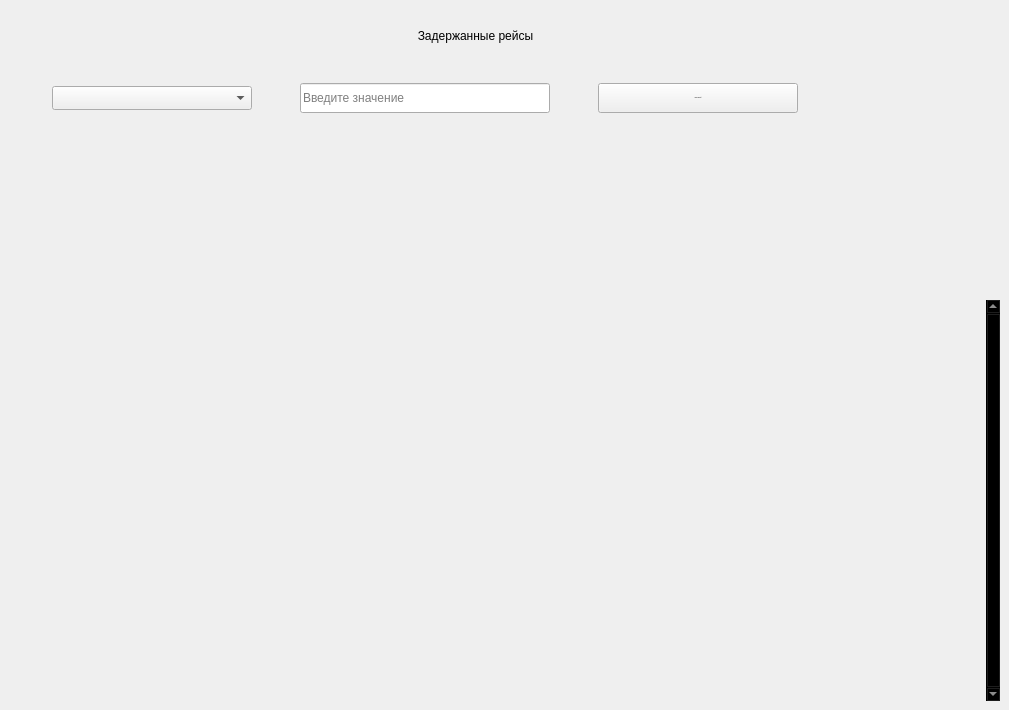
             <widget class="QWidget" name="reis_block_widget">
              <widget class="QTableView" name="table_reis_block">
               <property name="geometry">
                <rect>
                 <x>10</x>
                 <y>300</y>
                 <width>990</width>
                 <height>401</height>
                </rect>
               </property>
               <property name="sizePolicy">
                <sizepolicy hsizetype="Expanding" vsizetype="Expanding">
                 <horstretch>0</horstretch>
                 <verstretch>0</verstretch>
                </sizepolicy>
               </property>
               <property name="palette">
                <palette>
                 <active>
                  <colorrole role="WindowText">
                   <brush brushstyle="SolidPattern">
                    <color alpha="255">
                     <red>221</red>
                     <green>221</green>
                     <blue>221</blue>
                    </color>
                   </brush>
                  </colorrole>
                  <colorrole role="Button">
                   <brush brushstyle="SolidPattern">
                    <color alpha="0">
                     <red>0</red>
                     <green>0</green>
                     <blue>0</blue>
                    </color>
                   </brush>
                  </colorrole>
                  <colorrole role="Text">
                   <brush brushstyle="SolidPattern">
                    <color alpha="255">
                     <red>221</red>
                     <green>221</green>
                     <blue>221</blue>
                    </color>
                   </brush>
                  </colorrole>
                  <colorrole role="ButtonText">
                   <brush brushstyle="SolidPattern">
                    <color alpha="255">
                     <red>221</red>
                     <green>221</green>
                     <blue>221</blue>
                    </color>
                   </brush>
                  </colorrole>
                  <colorrole role="Base">
                   <brush brushstyle="NoBrush">
                    <color alpha="255">
                     <red>0</red>
                     <green>0</green>
                     <blue>0</blue>
                    </color>
                   </brush>
                  </colorrole>
                  <colorrole role="Window">
                   <brush brushstyle="SolidPattern">
                    <color alpha="0">
                     <red>0</red>
                     <green>0</green>
                     <blue>0</blue>
                    </color>
                   </brush>
                  </colorrole>
                  <colorrole role="PlaceholderText">
                   <brush brushstyle="SolidPattern">
                    <color alpha="128">
                     <red>221</red>
                     <green>221</green>
                     <blue>221</blue>
                    </color>
                   </brush>
                  </colorrole>
                 </active>
                 <inactive>
                  <colorrole role="WindowText">
                   <brush brushstyle="SolidPattern">
                    <color alpha="255">
                     <red>221</red>
                     <green>221</green>
                     <blue>221</blue>
                    </color>
                   </brush>
                  </colorrole>
                  <colorrole role="Button">
                   <brush brushstyle="SolidPattern">
                    <color alpha="0">
                     <red>0</red>
                     <green>0</green>
                     <blue>0</blue>
                    </color>
                   </brush>
                  </colorrole>
                  <colorrole role="Text">
                   <brush brushstyle="SolidPattern">
                    <color alpha="255">
                     <red>221</red>
                     <green>221</green>
                     <blue>221</blue>
                    </color>
                   </brush>
                  </colorrole>
                  <colorrole role="ButtonText">
                   <brush brushstyle="SolidPattern">
                    <color alpha="255">
                     <red>221</red>
                     <green>221</green>
                     <blue>221</blue>
                    </color>
                   </brush>
                  </colorrole>
                  <colorrole role="Base">
                   <brush brushstyle="NoBrush">
                    <color alpha="255">
                     <red>0</red>
                     <green>0</green>
                     <blue>0</blue>
                    </color>
                   </brush>
                  </colorrole>
                  <colorrole role="Window">
                   <brush brushstyle="SolidPattern">
                    <color alpha="0">
                     <red>0</red>
                     <green>0</green>
                     <blue>0</blue>
                    </color>
                   </brush>
                  </colorrole>
                  <colorrole role="PlaceholderText">
                   <brush brushstyle="SolidPattern">
                    <color alpha="128">
                     <red>221</red>
                     <green>221</green>
                     <blue>221</blue>
                    </color>
                   </brush>
                  </colorrole>
                 </inactive>
                 <disabled>
                  <colorrole role="WindowText">
                   <brush brushstyle="SolidPattern">
                    <color alpha="255">
                     <red>221</red>
                     <green>221</green>
                     <blue>221</blue>
                    </color>
                   </brush>
                  </colorrole>
                  <colorrole role="Button">
                   <brush brushstyle="SolidPattern">
                    <color alpha="0">
                     <red>0</red>
                     <green>0</green>
                     <blue>0</blue>
                    </color>
                   </brush>
                  </colorrole>
                  <colorrole role="Text">
                   <brush brushstyle="SolidPattern">
                    <color alpha="255">
                     <red>221</red>
                     <green>221</green>
                     <blue>221</blue>
                    </color>
                   </brush>
                  </colorrole>
                  <colorrole role="ButtonText">
                   <brush brushstyle="SolidPattern">
                    <color alpha="255">
                     <red>221</red>
                     <green>221</green>
                     <blue>221</blue>
                    </color>
                   </brush>
                  </colorrole>
                  <colorrole role="Base">
                   <brush brushstyle="NoBrush">
                    <color alpha="255">
                     <red>0</red>
                     <green>0</green>
                     <blue>0</blue>
                    </color>
                   </brush>
                  </colorrole>
                  <colorrole role="Window">
                   <brush brushstyle="SolidPattern">
                    <color alpha="0">
                     <red>0</red>
                     <green>0</green>
                     <blue>0</blue>
                    </color>
                   </brush>
                  </colorrole>
                  <colorrole role="PlaceholderText">
                   <brush brushstyle="SolidPattern">
                    <color alpha="128">
                     <red>221</red>
                     <green>221</green>
                     <blue>221</blue>
                    </color>
                   </brush>
                  </colorrole>
                 </disabled>
                </palette>
               </property>
               <property name="frameShape">
                <enum>QFrame::NoFrame</enum>
               </property>
               <property name="verticalScrollBarPolicy">
                <enum>Qt::ScrollBarAlwaysOn</enum>
               </property>
               <property name="sizeAdjustPolicy">
                <enum>QAbstractScrollArea::AdjustToContents</enum>
               </property>
               <property name="editTriggers">
                <set>QAbstractItemView::NoEditTriggers</set>
               </property>
               <property name="selectionMode">
                <enum>QAbstractItemView::SingleSelection</enum>
               </property>
               <property name="selectionBehavior">
                <enum>QAbstractItemView::SelectRows</enum>
               </property>
               <property name="showGrid">
                <bool>true</bool>
               </property>
               <property name="gridStyle">
                <enum>Qt::SolidLine</enum>
               </property>
               <property name="sortingEnabled">
                <bool>false</bool>
               </property>
               <attribute name="horizontalHeaderVisible">
                <bool>true</bool>
               </attribute>
               <attribute name="horizontalHeaderMinimumSectionSize">
                <number>100</number>
               </attribute>
               <attribute name="horizontalHeaderDefaultSectionSize">
                <number>500</number>
               </attribute>
               <attribute name="horizontalHeaderHighlightSections">
                <bool>true</bool>
               </attribute>
               <attribute name="verticalHeaderVisible">
                <bool>false</bool>
               </attribute>
               <attribute name="verticalHeaderCascadingSectionResizes">
                <bool>true</bool>
               </attribute>
               <attribute name="verticalHeaderDefaultSectionSize">
                <number>24</number>
               </attribute>
               <attribute name="verticalHeaderHighlightSections">
                <bool>false</bool>
               </attribute>
               <attribute name="verticalHeaderShowSortIndicator" stdset="0">
                <bool>false</bool>
               </attribute>
              </widget>
              <widget class="QWidget" name="horizontalLayoutWidget_5">
               <property name="geometry">
                <rect>
                 <x>10</x>
                 <y>80</y>
                 <width>831</width>
                 <height>36</height>
                </rect>
               </property>
               <layout class="QHBoxLayout" name="reis_block_searchlLayout">
                <item>
                 <widget class="QComboBox" name="reis_block_comboBox">
                  <property name="minimumSize">
                   <size>
                    <width>200</width>
                    <height>0</height>
                   </size>
                  </property>
                  <property name="maximumSize">
                   <size>
                    <width>200</width>
                    <height>16777215</height>
                   </size>
                  </property>
                  <property name="font">
                   <font>
                    <family>Segoe UI</family>
                    <pointsize>10</pointsize>
                    <italic>false</italic>
                    <bold>false</bold>
                   </font>
                  </property>
                  <property name="toolTipDuration">
                   <number>-1</number>
                  </property>
                  <property name="autoFillBackground">
                   <bool>false</bool>
                  </property>
                  <property name="styleSheet">
                   <string notr="true"/>
                  </property>
                  <property name="sizeAdjustPolicy">
                   <enum>QComboBox::AdjustToMinimumContentsLengthWithIcon</enum>
                  </property>
                  <property name="iconSize">
                   <size>
                    <width>16</width>
                    <height>16</height>
                   </size>
                  </property>
                  <property name="frame">
                   <bool>true</bool>
                  </property>
                  <item>
                   <property name="text">
                    <string/>
                   </property>
                  </item>
                  <item>
                   <property name="text">
                    <string>id_рейса</string>
                   </property>
                  </item>
                  <item>
                   <property name="text">
                    <string>Причина</string>
                   </property>
                  </item>
                  <item>
                   <property name="text">
                    <string>Время</string>
                   </property>
                  </item>
                 </widget>
                </item>
                <item>
                 <widget class="QLineEdit" name="reis_block_edit">
                  <property name="minimumSize">
                   <size>
                    <width>250</width>
                    <height>30</height>
                   </size>
                  </property>
                  <property name="maximumSize">
                   <size>
                    <width>250</width>
                    <height>16777215</height>
                   </size>
                  </property>
                  <property name="styleSheet">
                   <string notr="true"/>
                  </property>
                  <property name="text">
                   <string/>
                  </property>
                  <property name="placeholderText">
                   <string>Введите значение</string>
                  </property>
                 </widget>
                </item>
                <item>
                 <widget class="QPushButton" name="search_reis_block_btn">
                  <property name="minimumSize">
                   <size>
                    <width>200</width>
                    <height>30</height>
                   </size>
                  </property>
                  <property name="maximumSize">
                   <size>
                    <width>200</width>
                    <height>16777215</height>
                   </size>
                  </property>
                  <property name="font">
                   <font>
                    <family>Segoe UI</family>
                    <pointsize>-1</pointsize>
                    <italic>false</italic>
                    <bold>false</bold>
                   </font>
                  </property>
                  <property name="cursor">
                   <cursorShape>PointingHandCursor</cursorShape>
                  </property>
                  <property name="styleSheet">
                   <string notr="true"/>
                  </property>
                  <property name="text">
                   <string>Поиск записей</string>
                  </property>
                  <property name="icon">
                   <iconset>
                    <normaloff>:/icons/images/icons/cil-folder-open.png</normaloff>:/icons/images/icons/cil-folder-open.png</iconset>
                  </property>
                 </widget>
                </item>
               </layout>
              </widget>
              <widget class="QLabel" name="title_label_reis_block">
               <property name="geometry">
                <rect>
                 <x>320</x>
                 <y>20</y>
                 <width>311</width>
                 <height>31</height>
                </rect>
               </property>
               <property name="text">
                <string>Задержанные рейсы</string>
               </property>
               <property name="alignment">
                <set>Qt::AlignCenter</set>
               </property>
              </widget>
             </widget>
